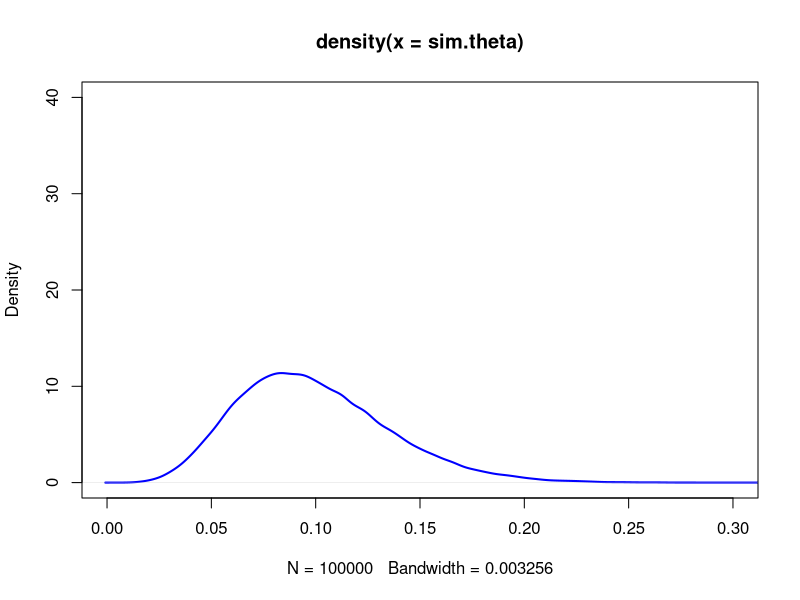
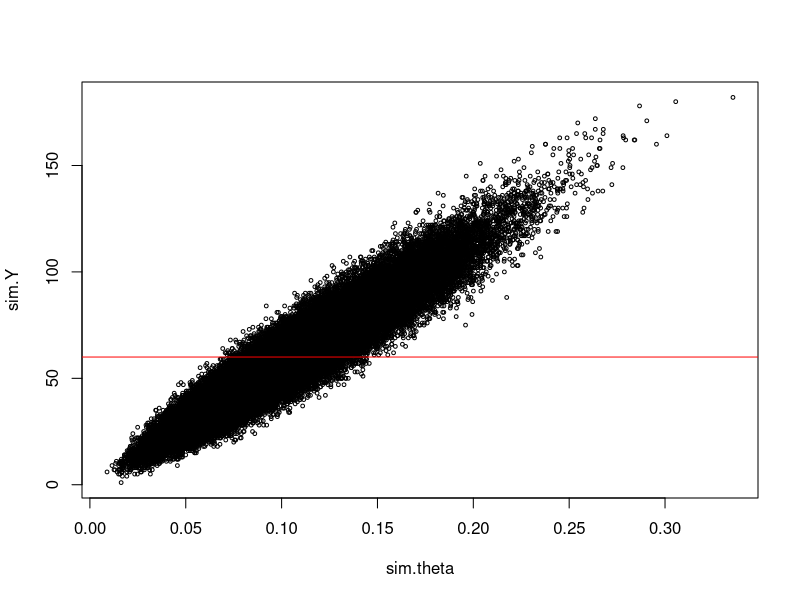
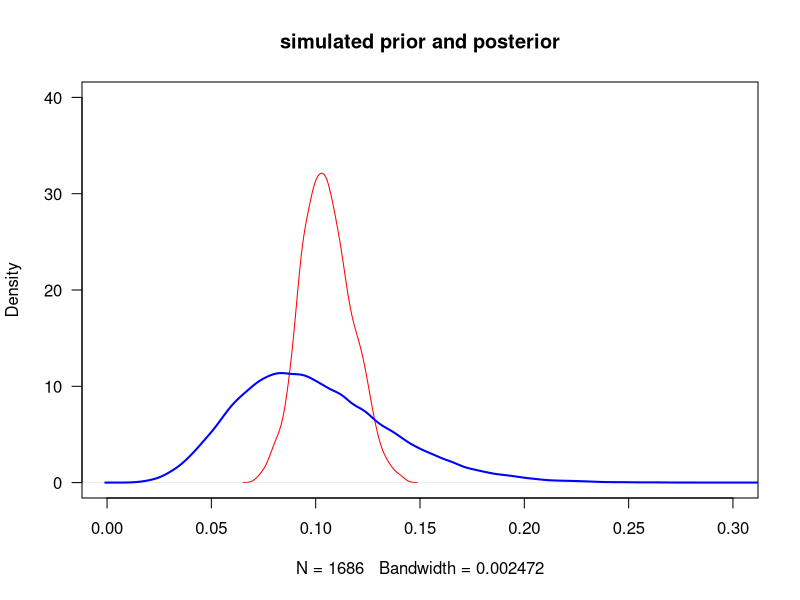
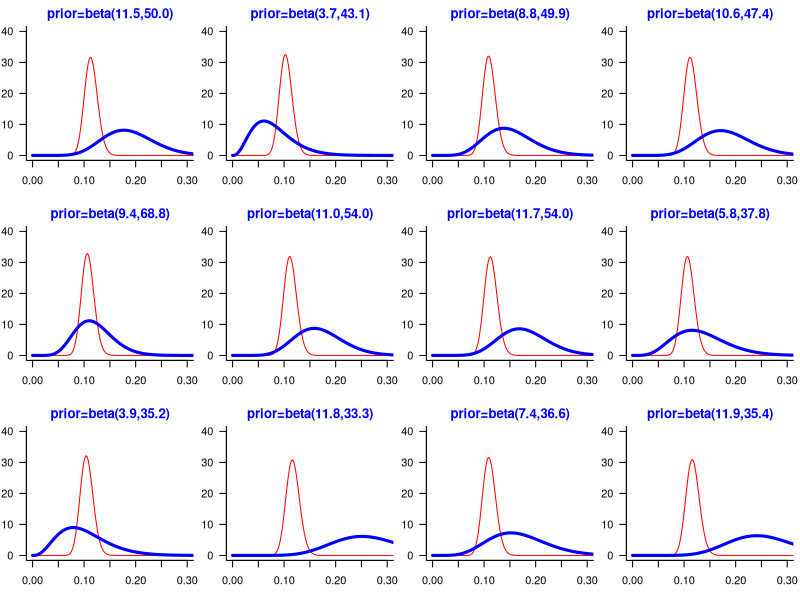

Source code (R) for these figures, in order:
# Simulate the posterior distribution

# part 1
xlim.plot <- c(0,0.3); ylim.plot <- c(0,40)
col.prior <- "blue"; col.posterior <- "red"

# prior ~ beta(6.6,60)
n.sim <- 100000
n.sample <- 568
n_prior_base <- c(6.6, 60)

# simulate the prior distribution
sim.theta <- rbeta(n.sim, n_prior_base[1], n_prior_base[2])
plot(density(sim.theta), col=col.prior, lwd=2, xlim=xlim.plot, ylim=ylim.plot)

# theoretically, the mode should be (6.6-1)/(6.6+60-2) = 0.087
#abline(v=(6.6-1)/(6.6+60-2),lty=2)
# the simulated distribution is consistent

# part 2
# simulate the joint distribution for theta, x
sim.Y <- rbinom(n.sim, n.sample, sim.theta)

# part 3
plot(sim.theta, sim.Y, cex=0.5)
abline(h=60, col="red") # condition on the observed 60/568 cases

# part 4
# simulate prior and posterior distribution

x <- 60
n_posterior <- rep(NA,2)
n_posterior[1] <- n_prior_base[1] + x
n_posterior[2] <- n_prior_base[2] + n.sample - x

plot(density(sim.theta[sim.Y==60]), xlim=xlim.plot, ylim=ylim.plot, col=col.posterior, main="simulated prior and posterior", las=1)
# theoretic posterior distribution
#curve(dbeta(x,n_posterior[1],n_posterior[2]), from=0, to=1, n=501, add=TRUE, type="l", xname="x", lty=2, col=col.posterior)
lines(density(sim.theta), col=col.prior, lwd=2)

# Baysiean point est = mean(sim.theta[sim.Y==60])
# 95% credible interval : quantile(sim.theta[sim.Y==60],  probs = c(5, 95)/100)

# Example for effect of different priors on the posterior
timepause <- 0.5

ntime <- 12
x <- 60

range_beta1 <- c(3,12)
range_beta2 <- c(30,70)

windows(height=9, width=12)
par(mar=c(3,2,2,0.5))
layout(matrix(1:ntime, ncol=4,nrow=3, byrow=TRUE))

for (itime in 1:ntime){
  
  n_prior_base <- c(runif(1,range_beta1[1],range_beta1[2]), runif(1,range_beta2[1],range_beta2[2]))
  
  # based on the observed 60/568 cases
  n_posterior <- rep(NA,2)
  n_posterior[1] <- n_prior_base[1] + x
  n_posterior[2] <- n_prior_base[2] + n.sample - x
  
  # sample new cases (assuming the prior is the true distribution)
  #tout <- sample(c(1,0), size=n.sample, replace=TRUE, n_prior_base) # sample with simple sampling
  #n_posterior <- rep(NA,2)
  #n_posterior[1] <- n_prior_base[1] + sum(tout)
  #n_posterior[2] <- n_prior_base[2] + n.sample - n_prior[1]
  
  curve(dbeta(x,n_posterior[1],n_posterior[2]), from=0, to=1, n=501, add=FALSE, type="l", xname="x", xlab="", ylab="density", bty="L", xlim=xlim.plot, ylim=ylim.plot, las=1, col=col.posterior)
  curve(dbeta(x,n_prior_base[1],n_prior_base[2]), from=0, to=1, n=501, add=TRUE, type="l", lwd=3, col=col.prior)
  
  title(sprintf("prior=beta(%.1f,%.1f)", n_prior_base[1],n_prior_base[2]), col.main=col.prior)
  
  Sys.sleep(timepause)
  
}